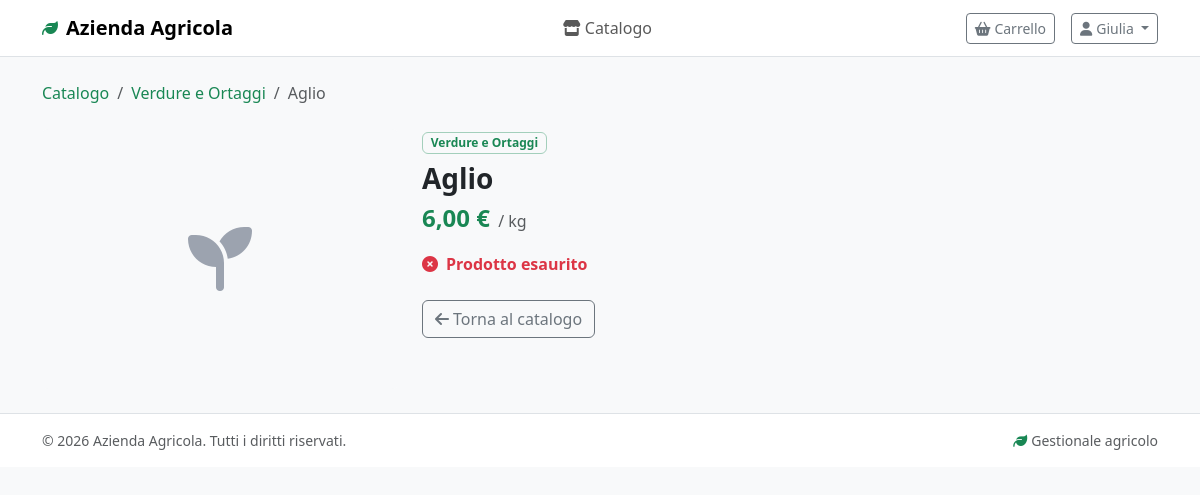
The app's page /cliente/prodotto.php?id=17 (signed in) with its own data.
### tables this page shows
CREATE TABLE IF NOT EXISTS PRODOTTO (
    idProdotto INT AUTO_INCREMENT PRIMARY KEY,
    nome VARCHAR(150) NOT NULL,
    unitaMisura ENUM('kg', 'litro', 'pezzo', 'grammo') NOT NULL,
    prezzoBase DECIMAL(10, 2) NOT NULL DEFAULT 0.00,
    idCategoria INT NOT NULL,
    
    FOREIGN KEY (idCategoria) REFERENCES CATEGORIA(idCategoria) ON DELETE RESTRICT,
    INDEX idx_categoria (idCategoria),
    INDEX idx_nome (nome)
);

CREATE TABLE IF NOT EXISTS CATEGORIA (
    idCategoria INT AUTO_INCREMENT PRIMARY KEY,
    nome VARCHAR(100) NOT NULL UNIQUE,
    descrizione TEXT NULL,
    
    INDEX idx_nome (nome)
);

### includes/db.php (called while the page is built, shortened)
<?php
function executeQuery($conn, $sql, $params = []) {
    $stmt = mysqli_prepare($conn, $sql);
    if (!empty($params)) {
        $types = '';
        foreach ($params as $param) {
            if (is_int($param))    $types .= 'i';
            elseif (is_float($param)) $types .= 'd';
            else                   $types .= 's';
        }
        mysqli_stmt_bind_param($stmt, $types, ...$params);
    }
    mysqli_stmt_execute($stmt);
    return $stmt;
}
function fetchOne($conn, $sql, $params = []) {
    $stmt  = executeQuery($conn, $sql, $params);
    $result = mysqli_stmt_get_result($stmt);
    $row   = mysqli_fetch_assoc($result);
    return $row;
}

### includes/functions.php (called while the page is built, shortened)
<?php
function formatPrice($amount) {
    return number_format($amount, 2, ',', '.') . ' €';
}

### cliente/prodotto.php (the view, shortened to what this page needs)
<?php
require_once '../includes/db.php';
require_once '../includes/functions.php';
$idProdotto = isset($_GET['id']) ? (int)$_GET['id'] : 0;
$prodotto = fetchOne($conn,
    "SELECT p.*, c.nome as nomeCategoria, c.idCategoria,
            COALESCE(SUM(conf.giacenzaAttuale), 0) as giacenzaTotale
     FROM PRODOTTO p
     INNER JOIN CATEGORIA c ON p.idCategoria = c.idCategoria
     LEFT JOIN CONFEZIONAMENTO conf ON p.idProdotto = conf.idProdotto
     WHERE p.idProdotto = ?
     GROUP BY p.idProdotto",
    [$idProdotto]
);
$confezioni = fetchAll($conn,
    "SELECT * FROM CONFEZIONAMENTO WHERE idProdotto = ? AND giacenzaAttuale > 0 ORDER BY pesoNetto",
    [$idProdotto]
);
include '../includes/header_cliente.php';
?>
<nav aria-label="breadcrumb" class="mb-4">
    <ol class="breadcrumb">
        <li class="breadcrumb-item">
            <a href="/cliente/catalogo.php" class="text-success text-decoration-none">Catalogo</a>
        </li>
        <li class="breadcrumb-item">
            <a href="/cliente/catalogo.php?categoria=<?php echo $prodotto['idCategoria']; ?>"
               class="text-success text-decoration-none">
                <?php echo htmlspecialchars($prodotto['nomeCategoria']); ?>
            </a>
        </li>
        <li class="breadcrumb-item active"><?php echo htmlspecialchars($prodotto['nome']); ?></li>
    </ol>
</nav>
<div class="row g-4">
    <div class="col-md-5 col-lg-4">
        <div class="card border-0 bg-light d-flex align-items-center justify-content-center"
             style="height:260px;color:#9ca3af">
            <i class="fas fa-seedling fa-4x"></i>
        </div>
    </div>
    <div class="col-md-7 col-lg-8">
        <span class="badge bg-light text-success border border-success-subtle mb-2">
            <?php echo htmlspecialchars($prodotto['nomeCategoria']); ?>
        </span>
        <h2 class="h3 fw-bold mb-1"><?php echo htmlspecialchars($prodotto['nome']); ?></h2>
        <div class="mb-3">
            <span class="fs-4 fw-bold text-success"><?php echo formatPrice($prodotto['prezzoBase']); ?></span>
            <span class="text-muted ms-1">/ <?php echo htmlspecialchars($prodotto['unitaMisura']); ?></span>
        </div>
        <?php if ($prodotto['giacenzaTotale'] > 0): ?>
            <div class="d-flex align-items-center gap-2 mb-4">
                <i class="fas fa-circle-check text-success"></i>
                <span class="text-success fw-semibold">Disponibile</span>
                <span class="text-muted small">(<?php echo $prodotto['giacenzaTotale']; ?> confezioni in stock)</span>
            </div>
        <?php else: ?>
            <div class="d-flex align-items-center gap-2 mb-4">
                <i class="fas fa-circle-xmark text-danger"></i>
                <span class="text-danger fw-semibold">Prodotto esaurito</span>
            </div>
        <?php endif; ?>
        <?php if ($prodotto['giacenzaTotale'] > 0 && !empty($confezioni)): ?>
        <form action="/api/carrello.php" method="POST">
            <input type="hidden" name="action" value="add">
            <input type="hidden" name="idProdotto" value="<?php echo $prodotto['idProdotto']; ?>">
            <div class="mb-3">
                <label class="form-label fw-semibold">Formato <span class="text-danger">*</span></label>
                <select name="idConfezionamento" class="form-select" id="selConfezione" required>
                    <option value="">-- Scegli formato --</option>
                    <?php foreach ($confezioni as $conf): ?>
                        <option value="<?php echo $conf['idConfezionamento']; ?>"
                                data-giacenza="<?php echo $conf['giacenzaAttuale']; ?>"
                                data-prezzo="<?php echo $conf['prezzo']; ?>">
                            <?php echo formatWeight($conf['pesoNetto'], $prodotto['unitaMisura']); ?>
                            — <?php echo formatPrice($conf['prezzo']); ?>
                            (<?php echo $conf['giacenzaAttuale']; ?> disp.)
                        </option>
                    <?php endforeach; ?>
                </select>
            </div>
            <div class="mb-4">
                <label class="form-label fw-semibold">Quantità</label>
                <div class="input-group" style="max-width:160px">
                    <button type="button" class="btn btn-outline-secondary" onclick="cambiaQta(-1)">
                        <i class="fas fa-minus" style="font-size:.65rem"></i>
                    </button>
                    <input type="number" name="quantita" id="inputQta"
                           class="form-control text-center qty-input"
                           value="1" min="1" max="99"
                           maxlength="8"
                           data-max="99"
                           required>
                    <button type="button" class="btn btn-outline-secondary" onclick="cambiaQta(1)">
                        <i class="fas fa-plus" style="font-size:.65rem"></i>
                    </button>
                </div>
            </div>
            <div class="d-flex gap-2">
                <button type="submit" class="btn btn-success">
                    <i class="fas fa-cart-plus me-1"></i>Aggiungi al carrello
                </button>
                <a href="/cliente/catalogo.php" class="btn btn-outline-secondary">
                    <i class="fas fa-arrow-left me-1"></i>Catalogo
                </a>
            </div>
        </form>
        <?php else: ?>
        <a href="/cliente/catalogo.php" class="btn btn-outline-secondary">
            <i class="fas fa-arrow-left me-1"></i>Torna al catalogo
        </a>
        <?php endif; ?>
    </div>
</div>
<?php include '../includes/footer_cliente.php'; ?>

### records on screen
prodotto: idCategoria.nome "Verdure e Ortaggi", nome "Aglio", prezzoBase "6,00 €", unitaMisura "kg"

### other values on screen
APP_NAME "Azienda Agricola"
explode(' ', getUserName())[0] "Giulia"
